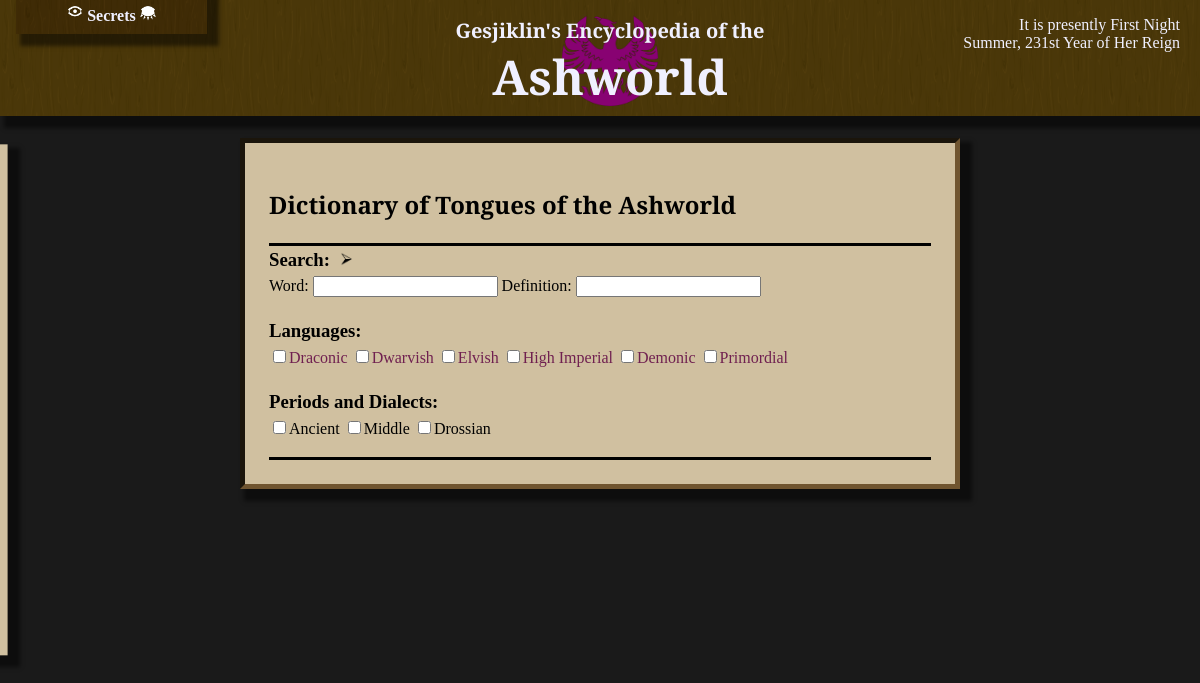
/dictionary/, run on an earlier commit of the app's database.
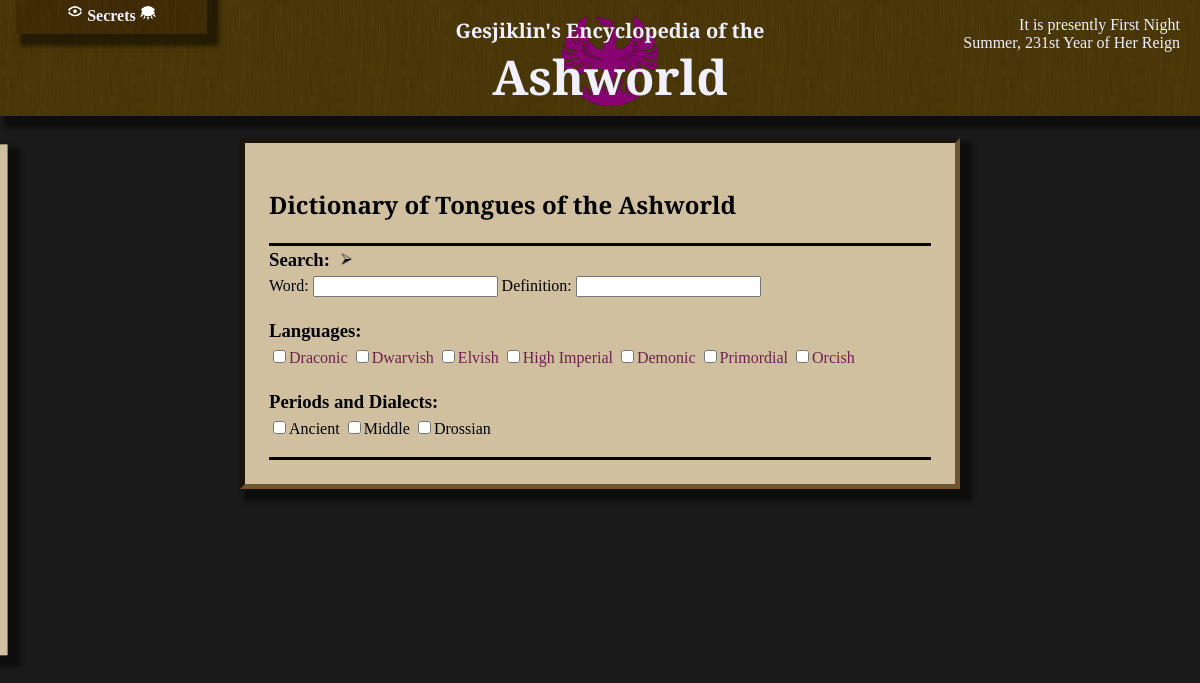
And on a later commit of the database.
### dictionary/models.py (models this page shows)
class Language(models.Model):
    name = models.CharField(max_length=64, primary_key=True)
    page = models.ForeignKey(InfoPage, null=True, blank=True, on_delete=models.SET_NULL)
    def __str__(self):
        return self.name

class LanguageVariant(models.Model):
    name = models.CharField(max_length=64, primary_key=True)
    page = models.ForeignKey(InfoPage, null=True, blank=True, on_delete=models.SET_NULL)
    def __str__(self):
        return self.name

### dictionary/views.py (the view)
# urls.py: path('', views.index, name='dictionary'),
def index(request):
    entries = Entry.objects.all();
    entries = filter_checked(Language, request.GET, entries, "language")
    entries = filter_checked(LanguageVariant, request.GET, entries, "variant")
    bad_terms = []
    word = 'word' in request.GET and request.GET['word']
    definition = 'definition' in request.GET and request.GET['definition']
    if word:
        entries = search(entries, request.GET['word'].split(' '), 'word', 'word', bad_terms)
    if definition:
        entries = search(entries, request.GET['definition'].split(' '), 'definition', 'word', bad_terms)
    if bad_terms or (not word and not definition):
        entries = []
    context = {
        'entries' : entries,
        'languages' : Language.objects.all(),
        'variants' : LanguageVariant.objects.all(),
    }
    context.update(base_context(request))
    context.update(request.GET) # enable refilling the form
    return render(request, 'dictionary/index.html', context)

### util.py (called while the page is built)
def filter_checked(model, get, objects, field):
    selected = model.objects.filter(name__in = (i for i in get if get[i]=='True'))
    if selected:
        return objects.filter(**{field + "__in":selected})
    return objects

### wiki/views.py (called while the page is built)
def pop_popup(request):
	queue = request.session.get('popupforms', [])
	if queue and isinstance(queue, list):
		r = queue.pop(0)
		request.session['popupforms'] = queue
		return r
	else:
		return None

def base_context(request):
	context = {}
	context['show_secrets'] = request.session.get('show_secrets', False)
	context['passwords'] = request.session.get('passwords')
	context['locations'] = MapLocation.objects.all()
	if context['passwords']:
		context['unlocked_secrets'] = list(reduce(lambda x,y : x.union(y), (SecretPassword.objects.get(pk=i).unlocks() for i in context['passwords'])))
	context['popupform'] = pop_popup(request)
	context['terms_str'] = request.GET.get('terms')
	context['terms'] = list(filter(lambda term : not term in ignored_terms, context['terms_str'].split(' ') if context['terms_str'] else []))
	context['show_edit'] = request.get_host() == "127.0.0.1:8000"
	return context

### dictionary/templates/dictionary/index.html (shortened to what this page needs)
{% extends "wiki/index.html" %}
{% load static %}
{% block head %}
    <link rel="stylesheet" href="{% static 'dictionary/style.css' %}"/>
{% endblock %}
{% block content %}
<div class="textbox">
    <h2>Dictionary of Tongues of the Ashworld</h2>
    <form action="{% url 'dictionary' %}" method="get">
        <div>
            <h3 style="display: inline">Search:</h3>
            <button type="sumbit" class="arrowbutton">
                <img src="{% static 'wiki/arrow.png' %}" />
            </button>
        </div>
        <label>Word: </label><input type="text" name="word"/>
        <label>Definition: </label><input type="text" name="definition"/>
        <h3>Languages:</h3>
        {% for language in languages %}
            <input type="checkbox" value="True" name="{{ language.pk }}"/><label><a>{{ language }}</a></label>
        {% endfor %}
        <h3>Periods and Dialects:</h3>
        {% for variant in variants %}
            <input type="checkbox" value="True" name="{{ variant.pk }}"/><label>{{ variant }}</label>
        {% endfor %}
    </form>
</div>
{% endblock %}

What changed in the data, as far as the page shows it:
added Language: name "Orcish"
